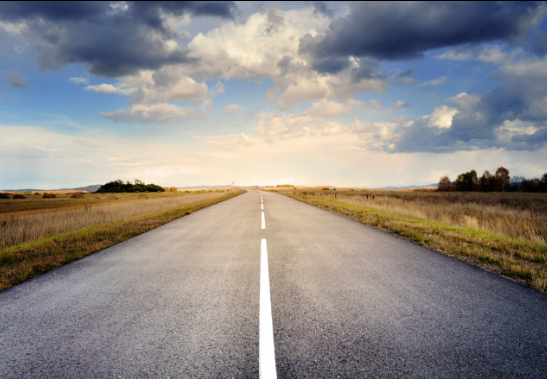
#> input picture sotck-roadimage.png, 547 x 379 px
$ python birds-eye-view.py
#> lines starting #> are read from the running program, lines starting #| are printed output that depends on the picture; long printed decimals are rounded
import numpy as np
import cv2
import matplotlib.pyplot as plt


# Load the image
stock_img = cv2.imread("./sotck-roadimage.png")
#> stock_img is the input picture: shape (379, 547, 3); mean B, G, R 136, 138.1, 142.3

height, width, _ = stock_img.shape
#> height = 379; width = 547

src = np.float32([[0, height], [width, height], [0, 0], [width, 0]])
#> src = [[0, 379], [547, 379], [0, 0], [547, 0]]
dst = np.float32(
    [[width // 2 - 50, height], [width // 2 + 50, height], [0, 0], [width, 0]]
)
H = cv2.getPerspectiveTransform(src, dst)  # The transformation matrix
print(H)
#| [[1.         3.218 0.        ]
#|  [0.         5.47       0.        ]
#|  [0.         0.01179  1.        ]]
# rot_mat = cv2.Rodrigues(np.asarray([np.pi, 0, 0]))[0]
# camera_intrinsics = H @ np.linalg.inv(rot_mat)
# print(camera_intrinsics)

camera_intrinsics = np.array(
    [
        500.0,
        0.000000,
        width // 2,
        0.000000,
        500.0,
        height // 2,
        0.000000,
        0.000000,
        1.000000,
    ]
).reshape(3, 3)

rot_mat = np.linalg.inv(camera_intrinsics) @ H
print(rot_mat)
#| [[ 2.00000000e-03 -2.63852243e-06 -5.46000000e-01]
#|  [ 0.00000000e+00  6.48179420e-03 -3.78000000e-01]
#|  [ 0.00000000e+00  1.17941953e-02  1.00000000e+00]]

stock_img = stock_img[height // 2 + 50 : height, 0:width]
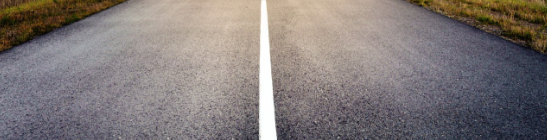
#> stock_img: shape (140, 547, 3); mean B, G, R 120.6, 121.6, 129.2
# plt.imshow(cv2.cvtColor(stock_img, cv2.COLOR_BGR2RGB))  # Show results
# plt.show()
warped_img = cv2.warpPerspective(stock_img, H, (width, height))  # Image warping
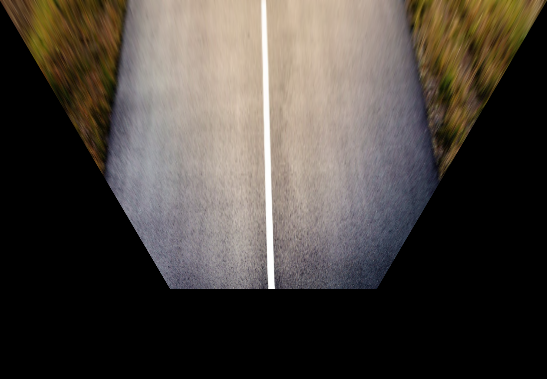
#> warped_img: shape (379, 547, 3); mean B, G, R 60.7, 66.5, 73
plt.imshow(cv2.cvtColor(warped_img, cv2.COLOR_BGR2RGB))  # Show results
plt.show()
# cv2.imwrite("Warped_Image.png", warped_img)
